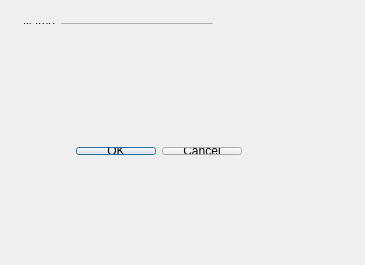
<?xml version="1.0" encoding="UTF-8"?>
<ui version="4.0">
 <class>Dialog</class>
 <widget class="QDialog" name="Dialog">
  <property name="geometry">
   <rect>
    <x>0</x>
    <y>0</y>
    <width>365</width>
    <height>265</height>
   </rect>
  </property>
  <property name="windowTitle">
   <string>Dialog</string>
  </property>
  <widget class="QWidget" name="">
   <property name="geometry">
    <rect>
     <x>11</x>
     <y>136</y>
     <width>242</width>
     <height>30</height>
    </rect>
   </property>
   <layout class="QHBoxLayout" name="horizontalLayout_2">
    <item>
     <spacer name="horizontalSpacer">
      <property name="orientation">
       <enum>Qt::Horizontal</enum>
      </property>
      <property name="sizeHint" stdset="0">
       <size>
        <width>40</width>
        <height>20</height>
       </size>
      </property>
     </spacer>
    </item>
    <item>
     <widget class="QPushButton" name="pushButton">
      <property name="text">
       <string>OK</string>
      </property>
     </widget>
    </item>
    <item>
     <widget class="QPushButton" name="pushButton_2">
      <property name="text">
       <string>Cancel</string>
      </property>
     </widget>
    </item>
   </layout>
  </widget>
  <widget class="QWidget" name="">
   <property name="geometry">
    <rect>
     <x>12</x>
     <y>12</y>
     <width>212</width>
     <height>23</height>
    </rect>
   </property>
   <layout class="QHBoxLayout" name="horizontalLayout">
    <item>
     <widget class="QLabel" name="label">
      <property name="text">
       <string>Name</string>
      </property>
      <property name="buddy">
       <cstring>lineEdit</cstring>
      </property>
     </widget>
    </item>
    <item>
     <widget class="QLineEdit" name="lineEdit"/>
    </item>
   </layout>
  </widget>
 </widget>
 <layoutdefault spacing="6" margin="11"/>
 <resources/>
 <connections/>
</ui>
